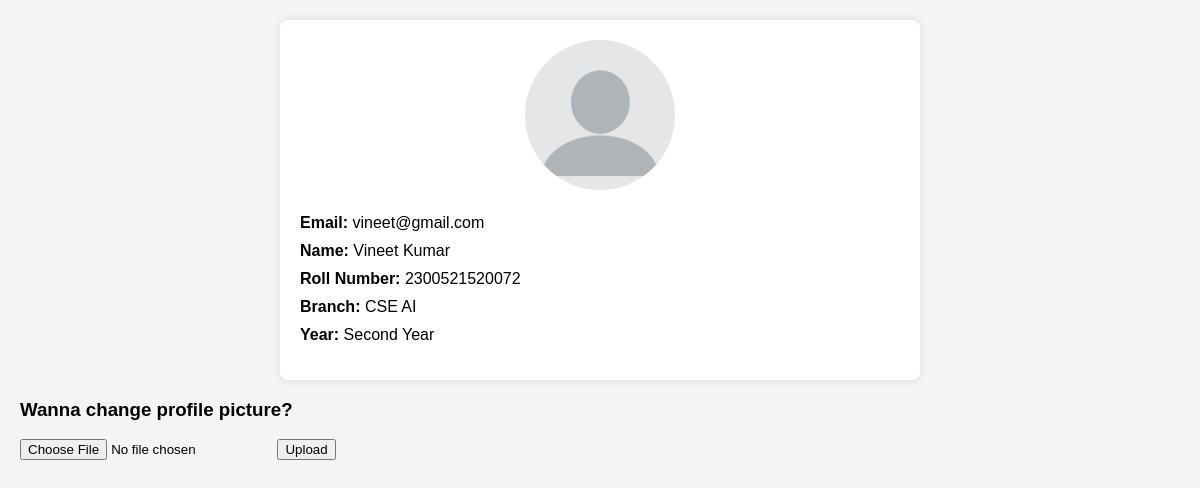
The app's page /profile/ (signed in), older data.
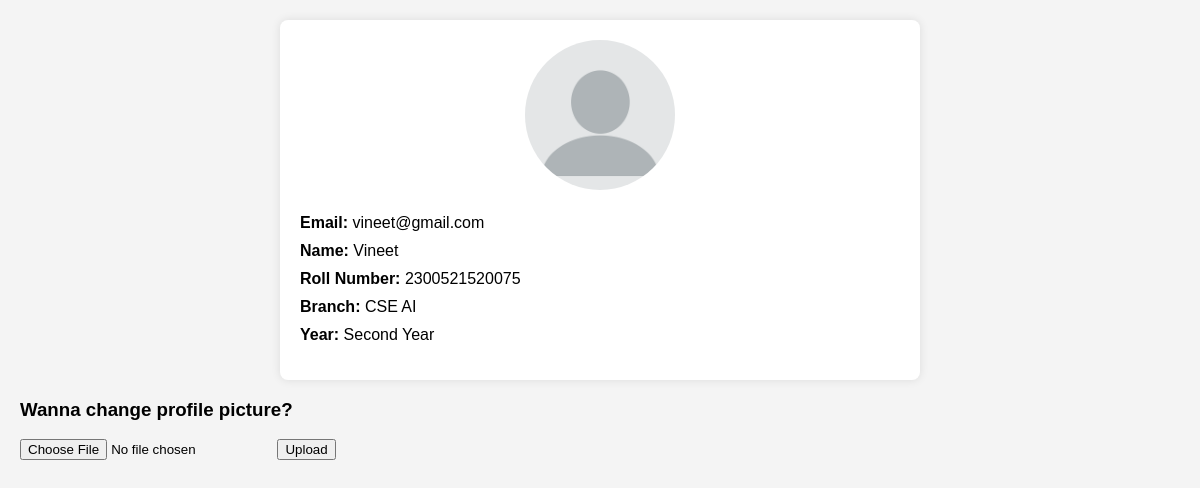
The same page, newer data.
### accounts/models.py (models this page shows, shortened)
class CustomUser(AbstractBaseUser, PermissionsMixin):
    email = models.EmailField(
        unique=True, primary_key=True, validators=[EmailValidator()]
    )
    name = models.CharField(max_length=100, blank=True)
    is_active = models.BooleanField(default=True)
    is_staff = models.BooleanField(default=False)
    date_joined = models.DateTimeField(default=timezone.now)
    profile_picture = models.ImageField(
        upload_to="profile_pics/", blank=True, null=True
    )
    rollno = models.IntegerField(
        validators=[MaxValueValidator(9999999999999), MinValueValidator(1000000000000)]
    )
    branch = models.CharField(choices=BRANCH_CHOICES, max_length=5)
    year = models.CharField(choices=YEAR_CHOICES, max_length=5)
    objects = CustomUserManager()
    USERNAME_FIELD = "email"
    REQUIRED_FIELDS = []

### accounts/views.py (the view, shortened to what this page needs)
# urls.py: path("profile/", views.profile, name='profile'),
def profile(request):
    user = request.user
    if user.is_anonymous:
        return redirect("/login")
    return render(request, "accounts/profile.html", {"user": user})

### templates/accounts/profile.html (shortened to what this page needs)
<!DOCTYPE html>
<html lang="en">
<head>
</head>
<body>
<div class="profile-container">
    <div class="profile-picture">
        {% if user.profile_picture %}
            <img src="{{ user.profile_picture.url }}" alt="{{ user.name }}">
        {% else %}
            <img src="/static/images/default-profile.png" alt="Default Profile Picture">
        {% endif %}
    </div>
    <ul class="profile-details">
        <li><span>Email:</span> {{ user.email }}</li>
        <li><span>Name:</span> {{ user.name }}</li>
        <li><span>Roll Number:</span> {{ user.rollno }}</li>
        <li><span>Branch:</span> {{ user.get_branch_display }}</li>
        <li><span>Year:</span> {{ user.get_year_display }}</li>
    </ul>
</div>
<div class="add-profile-picture">
    <h3>Wanna change profile picture?</h3>
    <form method="post" enctype="multipart/form-data">
        <input type="file" name="profile_picture">
        <button type="submit">Upload</button>
    </form>
</div>
</body>
</html>

### templates/accounts/profile.html (style rules this page uses)
body { font-family: Arial, sans-serif; margin: 0; padding: 20px; background-color: #f4f4f4; }
.profile-container { max-width: 600px; margin: auto; background-color: #fff; padding: 20px; border-radius: 8px; box-shadow: 0 0 10px rgba(0, 0, 0, 0.1); }
.profile-picture { text-align: center; margin-bottom: 20px; }
.profile-picture img { border-radius: 50%; max-width: 150px; height: auto; }
.profile-details { list-style: none; padding: 0; }
.profile-details li { margin-bottom: 10px; }
.profile-details li span { font-weight: bold; }

Row changes from the older to the newer data that the page shows:
changed CustomUser "vineet@gmail.com": name "Vineet Kumar" → "Vineet"; rollno "2300521520072" → "2300521520075"
